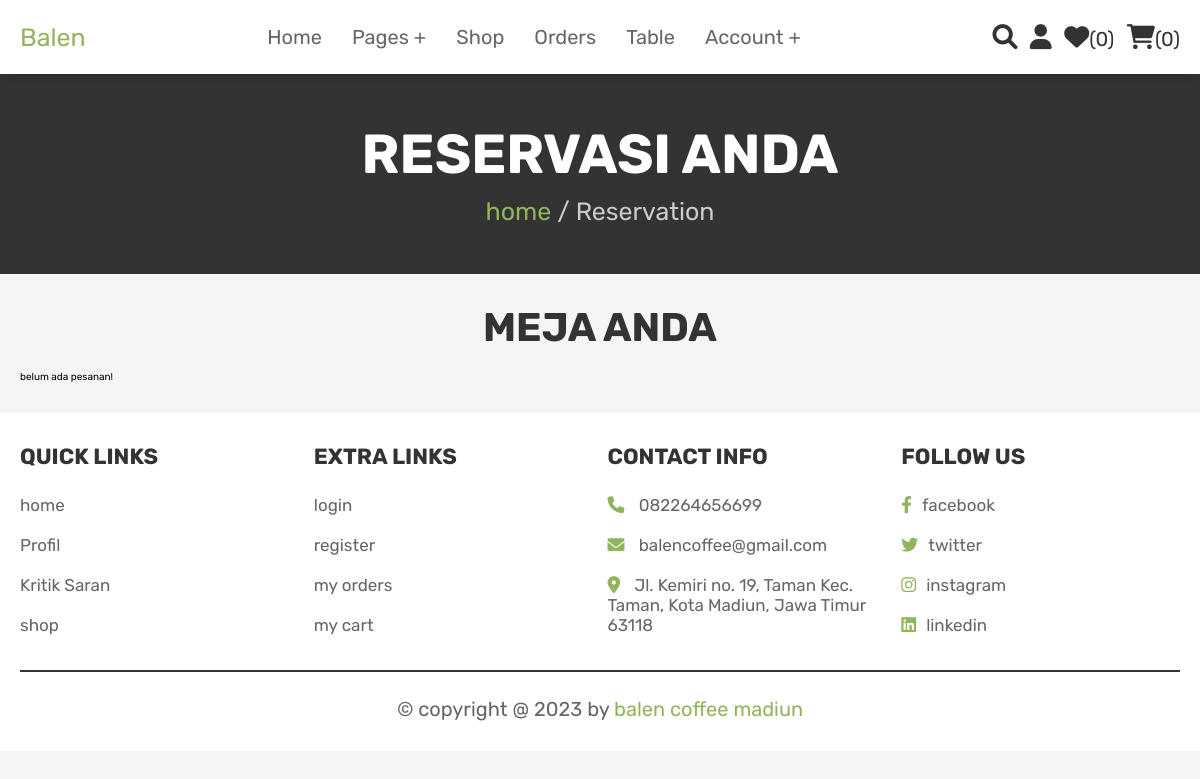
/booked.php (signed in), run on an earlier commit of the app's database.
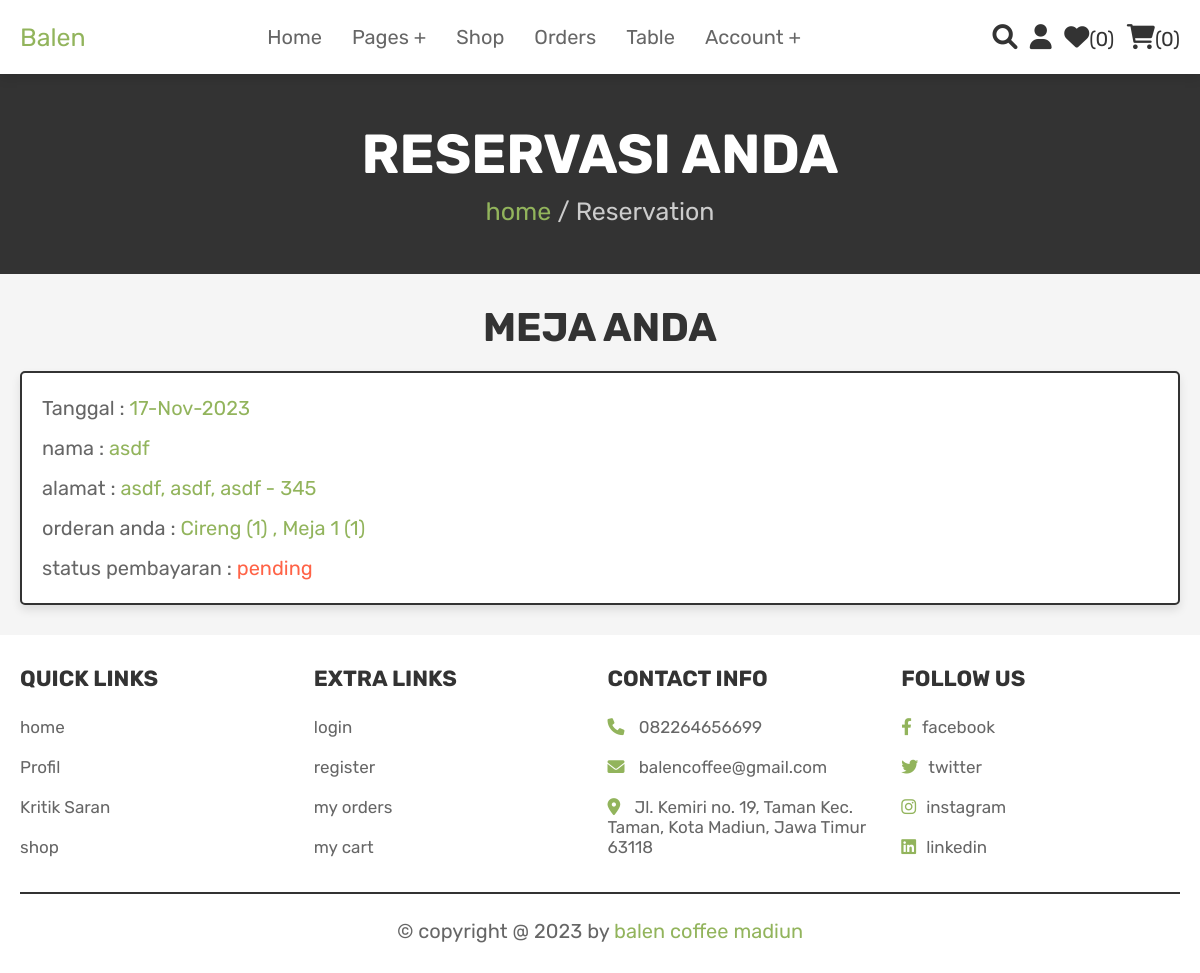
And on a later commit of the database.
### tables this page shows
CREATE TABLE `booked` (
  `id` int(100) NOT NULL,
  `user_id` int(100) NOT NULL,
  `name` varchar(100) NOT NULL,
  `email` varchar(100) NOT NULL,
  `address` varchar(500) NOT NULL,
  `total_products` varchar(1000) NOT NULL,
  `placed_on` varchar(50) NOT NULL,
  `booking_date` date DEFAULT NULL,
  `booking_time` varchar(30) DEFAULT NULL,
  `payment_status` varchar(20) NOT NULL DEFAULT 'pending',
  `type` enum('product','table') NOT NULL
);

### booked.php (the view, shortened to what this page needs)
<?php
@include 'config.php';
$user_id = $_SESSION['user_id'];
?>
<!DOCTYPE html>
<html lang="en">
<head>
   <link rel="stylesheet" href="https://cdnjs.cloudflare.com/ajax/libs/font-awesome/6.0.0/css/all.min.css">
   <link rel="stylesheet" href="css/style.css">
</head>
<body>
<?php @include 'header.php'; ?>
<section class="heading">
    <h3>Reservasi Anda</h3>
    <p> <a href="home.php">home</a> / Reservation </p>
</section>
<section class="placed-orders">
    <h1 class="title">Meja Anda</h1>
    <div class="box-container">
    <?php
        $select_orders = mysqli_query($conn, "SELECT * FROM `booked` WHERE user_id = '$user_id'") or die('query failed');
        if(mysqli_num_rows($select_orders) > 0){
            while($fetch_orders = mysqli_fetch_assoc($select_orders)){
    ?>
    <div class="box">
        <p> Tanggal : <span><?php echo $fetch_orders['placed_on']; ?></span> </p>
        <p> nama : <span><?php echo $fetch_orders['name']; ?></span> </p>
        <p> alamat : <span><?php echo $fetch_orders['address']; ?></span> </p>
        <p> orderan anda : <span><?php echo $fetch_orders['total_products']; ?></span> </p>
        <p> status pembayaran : <span style="color:<?php if($fetch_orders['payment_status'] == 'pending'){echo 'tomato'; }else{echo 'green';} ?>"><?php echo $fetch_orders['payment_status']; ?></span> </p>
    </div>
    <?php
        }
    }else{
        echo '<p class="Kosong">belum ada pesanan!</p>';
    }
    ?>
    </div>
</section>
<?php @include 'footer.php'; ?>
</body>
</html>

What changed in the data, as far as the page shows it:
added booked: placed_on "17-Nov-2023", name "asdf", address "asdf, asdf, asdf - 345", total_products "Cireng (1) , Meja 1 (1)", payment_status "pending"
Also different on the page:
text no longer shown: "belum ada pesanan!"
